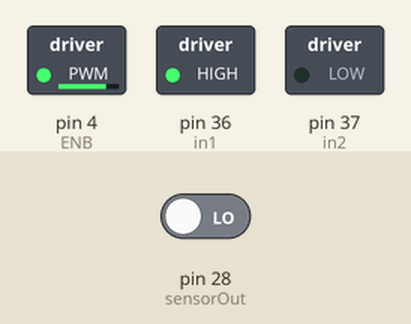
Simulated run of this sketch. Board: Arduino Mega 2560, built with avr-gcc and run on an emulated ATmega2560. On the bench: switched loads named in the sketch (green lamp = pin HIGH). The inputs (shaded band) are chosen by the test bench; at power-on: pin 28 (sensorOut) LOW. Pins used as bus, display or sensor lines are not drawn; what the sketch prints to the serial monitor is not drawn.

Above: at 0.3 s.
Timing chart, 0 to 1.8 s (numbered marks = the images above):
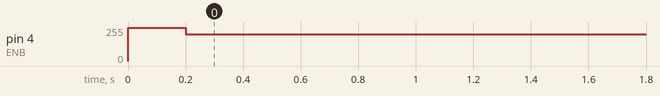

The sketch:

ColorSensorWorkingCLEAR.ino
```cpp
#include <SPI.h>
#include <Wire.h>

#define S0 30
#define S1 29
#define S2 26
#define S3 27
#define sensorOut 28

//Defining DC Motor Pin #
  const int in1 = 36;
  const int in2 = 37;
  const int ENB = 4;

// Stores frequency read by the photodiodes
int redFrequency = 0;
int greenFrequency = 0;
int blueFrequency = 0;
int clear;

void setup() {
  // Setting the outputs
  pinMode(S0, OUTPUT);
  pinMode(S1, OUTPUT);
  pinMode(S2, OUTPUT);
  pinMode(S3, OUTPUT);
  pinMode(in1, OUTPUT);
  pinMode(in2, OUTPUT);
  pinMode(ENB, OUTPUT);

  //Drive Motor Foward
    digitalWrite(in1, HIGH);
    digitalWrite(in2, LOW);

  // Setting the sensorOut as an input
  pinMode(sensorOut, INPUT);

  // Setting frequency scaling to 20%
  digitalWrite(S0,HIGH);
  digitalWrite(S1,LOW);

   // Begins serial communication
  Serial.begin(115200);

  analogWrite(4, 250);
  delay(200);
  analogWrite(4, 200);
}
void loop() {

//CLEAR
  digitalWrite(S2,HIGH);
  digitalWrite(S3,LOW);

  // Reading the output frequency
  clear = pulseIn(sensorOut, LOW);

  // Printing the CLear value
  Serial.print(" clear = ");
  Serial.println(clear);
  delay(100);

}
```
